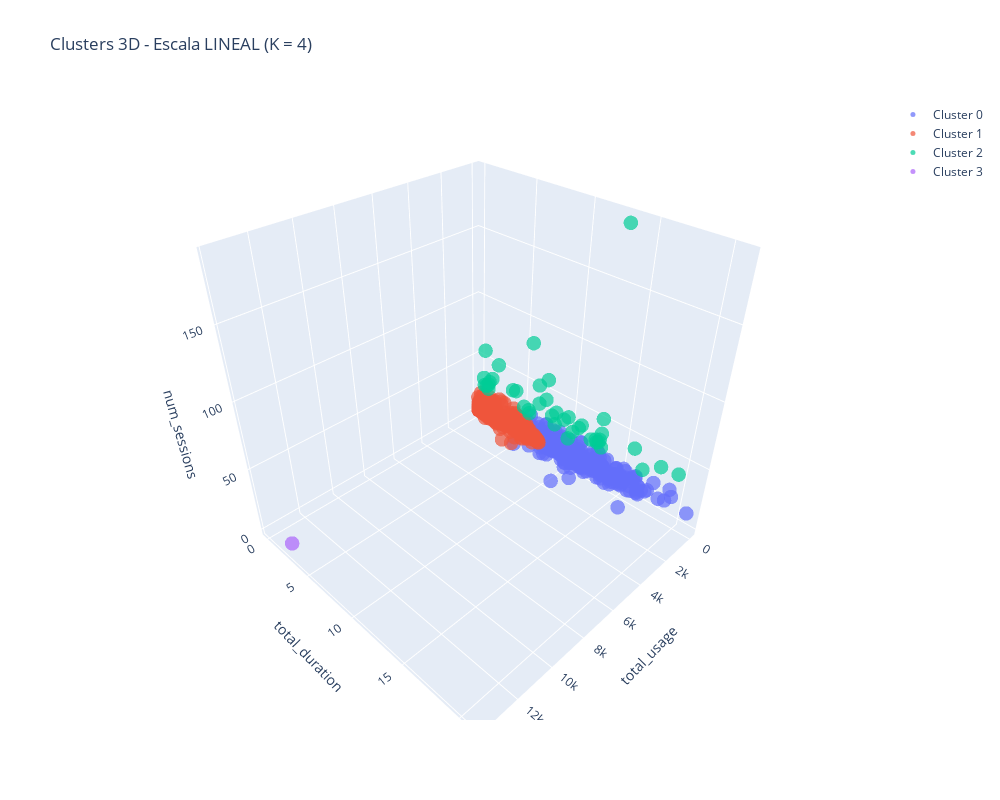
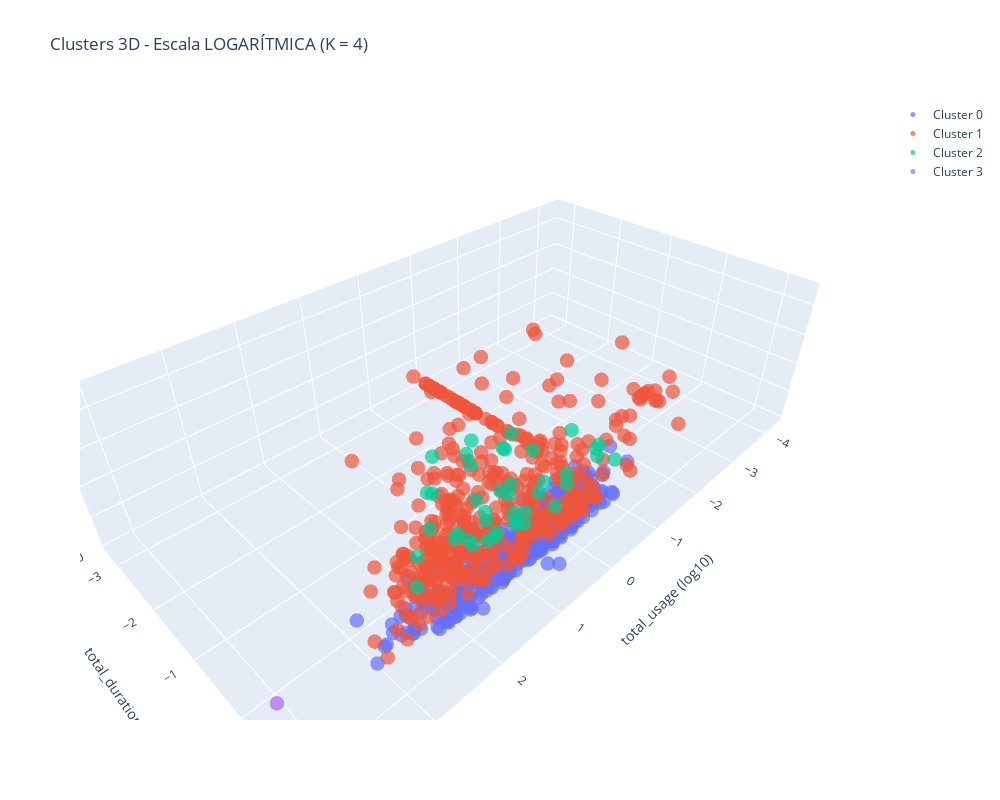

The code cell stored with these charts, in order, in its notebook:
### Markdown cell above
### Evaluación y optimización del número de clusters

### Code cell
# Aplicar función run_kmeans_optimized con el K recomendado
print("="*70)
print(f"CLUSTERING ÓPTIMO DE USUARIOS - K = {best_k_final}")
print("="*70)

# Ejecutar función con el K recomendado (considerando silueta Y distribución)
result_optimizado = run_kmeans(
    usuarios.copy(),
    k_clusters=best_k_final,
    features=['total_usage', 'total_duration', 'num_sessions'],
    graphic="3D"
)

print("\n✅ Clustering completado con K óptimo")
print(f"   K elegido: {best_k_final}")
print(f"   Razón: Silueta prácticamente idéntica a K=5 pero con menor cantidad de singletons")

### Figure 1 — Plotly figure (JSON) as saved in the notebook; plotly's stock layout.template omitted (floating-point values rounded to 4 significant figures; data arrays with more than 128 entries replaced by an {"elided": "..."} marker saying what was removed)
{"data": [{"hovertemplate": "<b>%{text}</b><br>total_usage: %{x:.2f}<br>total_duration: %{y:.2f}<br>num_sessions: %{z:.2f}<extra></extra>", "marker": {"opacity": 0.7, "size": 5}, "mode": "markers", "name": "Cluster 0", "text": {"elided": "396 str values"}, "type": "scatter3d", "x": {"elided": "396 float values"}, "y": {"elided": "396 float values"}, "z": {"elided": "396 int values"}}, {"hovertemplate": "<b>%{text}</b><br>total_usage: %{x:.2f}<br>total_duration: %{y:.2f}<br>num_sessions: %{z:.2f}<extra></extra>", "marker": {"opacity": 0.7, "size": 5}, "mode": "markers", "name": "Cluster 1", "text": {"elided": "444 str values"}, "type": "scatter3d", "x": {"elided": "444 float values"}, "y": {"elided": "444 float values"}, "z": {"elided": "444 int values"}}, {"hovertemplate": "<b>%{text}</b><br>total_usage: %{x:.2f}<br>total_duration: %{y:.2f}<br>num_sessions: %{z:.2f}<extra></extra>", "marker": {"opacity": 0.7, "size": 5}, "mode": "markers", "name": "Cluster 2", "text": ["Cluster 2", "Cluster 2", "Cluster 2", "Cluster 2", "Cluster 2", "Cluster 2", "Cluster 2", "Cluster 2", "Cluster 2", "Cluster 2", "Cluster 2", "Cluster 2", "Cluster 2", "Cluster 2", "Cluster 2", "Cluster 2", "Cluster 2", "Cluster 2", "Cluster 2", "Cluster 2", "Cluster 2", "Cluster 2", "Cluster 2", "Cluster 2", "Cluster 2", "Cluster 2", "Cluster 2", "Cluster 2", "Cluster 2", "Cluster 2", "Cluster 2", "Cluster 2", "Cluster 2", "Cluster 2", "Cluster 2", "Cluster 2", "Cluster 2", "Cluster 2", "Cluster 2", "Cluster 2", "Cluster 2"], "type": "scatter3d", "x": [6.255, 615.0, 105.7, 99.18, 26.75, 4.445, 29.72, 5.31, 20.6, 39.51, 45.83, 7.321, 9.297, 7.095, 29.28, 7.111, 1.245, 2.127, 56.63, 0.8556, 67.28, 1.003, 10.11, 26.56, 58.65, 78.62, 78.25, 32.8, 3.74, 150.0, 4.252, 55.69, 7.909, 0.7889, 111.6, 179.6, 14.87, 22.01, 20.3, 352.6, 38.44], "y": [8.204, 10.62, 10.44, 5.879, 10.91, 13.32, 13.13, 1.632, 7.682, 4.388, 6.912, 2.349, 16.87, 5.964, 12.13, 0.6469, 13.04, 0.9553, 1.264, 9.411, 1.269, 19.7, 0.7528, 6.826, 12.97, 12.73, 16.05, 18.31, 11.14, 13.2, 12.83, 8.679, 8.539, 9.837, 6.001, 4.218, 1.32, 7.572, 12.56, 5.711, 0.8606], "z": [33, 29, 30, 28, 35, 188, 29, 37, 61, 38, 38, 52, 29, 84, 31, 34, 40, 28, 27, 35, 31, 40, 28, 53, 35, 32, 43, 39, 38, 54, 32, 38, 27, 39, 26, 39, 33, 44, 33, 32, 59]}, {"hovertemplate": "<b>%{text}</b><br>total_usage: %{x:.2f}<br>total_duration: %{y:.2f}<br>num_sessions: %{z:.2f}<extra></extra>", "marker": {"opacity": 0.7, "size": 5}, "mode": "markers", "name": "Cluster 3", "text": ["Cluster 3"], "type": "scatter3d", "x": [13670.0], "y": [2.309], "z": [2]}], "layout": {"height": 800, "hovermode": "closest", "scene": {"xaxis": {"title": {"text": "total_usage"}}, "yaxis": {"title": {"text": "total_duration"}}, "zaxis": {"title": {"text": "num_sessions"}}}, "title": {"text": "Clusters 3D - Escala LINEAL (K = 4)"}, "width": 1000}}

### Figure 2 — Plotly figure (JSON) as saved in the notebook; plotly's stock layout.template omitted (floating-point values rounded to 4 significant figures; data arrays with more than 128 entries replaced by an {"elided": "..."} marker saying what was removed)
{"data": [{"hovertemplate": "<b>%{text}</b><br>total_usage (log): %{x:.2f}<br>total_duration (log): %{y:.2f}<br>num_sessions (log): %{z:.2f}<extra></extra>", "marker": {"opacity": 0.7, "size": 5}, "mode": "markers", "name": "Cluster 0", "text": {"elided": "396 str values"}, "type": "scatter3d", "x": {"elided": "396 float values"}, "y": {"elided": "396 float values"}, "z": {"elided": "396 float values"}}, {"hovertemplate": "<b>%{text}</b><br>total_usage (log): %{x:.2f}<br>total_duration (log): %{y:.2f}<br>num_sessions (log): %{z:.2f}<extra></extra>", "marker": {"opacity": 0.7, "size": 5}, "mode": "markers", "name": "Cluster 1", "text": {"elided": "444 str values"}, "type": "scatter3d", "x": {"elided": "444 float values"}, "y": {"elided": "444 float values"}, "z": {"elided": "444 float values"}}, {"hovertemplate": "<b>%{text}</b><br>total_usage (log): %{x:.2f}<br>total_duration (log): %{y:.2f}<br>num_sessions (log): %{z:.2f}<extra></extra>", "marker": {"opacity": 0.7, "size": 5}, "mode": "markers", "name": "Cluster 2", "text": ["Cluster 2", "Cluster 2", "Cluster 2", "Cluster 2", "Cluster 2", "Cluster 2", "Cluster 2", "Cluster 2", "Cluster 2", "Cluster 2", "Cluster 2", "Cluster 2", "Cluster 2", "Cluster 2", "Cluster 2", "Cluster 2", "Cluster 2", "Cluster 2", "Cluster 2", "Cluster 2", "Cluster 2", "Cluster 2", "Cluster 2", "Cluster 2", "Cluster 2", "Cluster 2", "Cluster 2", "Cluster 2", "Cluster 2", "Cluster 2", "Cluster 2", "Cluster 2", "Cluster 2", "Cluster 2", "Cluster 2", "Cluster 2", "Cluster 2", "Cluster 2", "Cluster 2", "Cluster 2", "Cluster 2"], "type": "scatter3d", "x": [0.7962, 2.789, 2.024, 1.996, 1.427, 0.6478, 1.473, 0.7251, 1.314, 1.597, 1.661, 0.8646, 0.9684, 0.851, 1.467, 0.8519, 0.09503, 0.3278, 1.753, -0.06773, 1.828, 0.001129, 1.005, 1.424, 1.768, 1.896, 1.894, 1.516, 0.5729, 2.176, 0.6286, 1.746, 0.8981, -0.103, 2.048, 2.254, 1.172, 1.343, 1.308, 2.547, 1.585], "y": [0.914, 1.026, 1.019, 0.7693, 1.038, 1.124, 1.118, 0.2126, 0.8855, 0.6423, 0.8396, 0.3708, 1.227, 0.7755, 1.084, -0.1891, 1.115, -0.01987, 0.1016, 0.9736, 0.1036, 1.295, -0.1233, 0.8342, 1.113, 1.105, 1.205, 1.263, 1.047, 1.121, 1.108, 0.9385, 0.9314, 0.9929, 0.7782, 0.6251, 0.1207, 0.8792, 1.099, 0.7567, -0.06522], "z": [1.519, 1.462, 1.477, 1.447, 1.544, 2.274, 1.462, 1.568, 1.785, 1.58, 1.58, 1.716, 1.462, 1.924, 1.491, 1.531, 1.602, 1.447, 1.431, 1.544, 1.491, 1.602, 1.447, 1.724, 1.544, 1.505, 1.633, 1.591, 1.58, 1.732, 1.505, 1.58, 1.431, 1.591, 1.415, 1.591, 1.519, 1.643, 1.519, 1.505, 1.771]}, {"hovertemplate": "<b>%{text}</b><br>total_usage (log): %{x:.2f}<br>total_duration (log): %{y:.2f}<br>num_sessions (log): %{z:.2f}<extra></extra>", "marker": {"opacity": 0.7, "size": 5}, "mode": "markers", "name": "Cluster 3", "text": ["Cluster 3"], "type": "scatter3d", "x": [4.136], "y": [0.3635], "z": [0.301]}], "layout": {"height": 800, "hovermode": "closest", "scene": {"xaxis": {"title": {"text": "total_usage (log10)"}}, "yaxis": {"title": {"text": "total_duration (log10)"}}, "zaxis": {"title": {"text": "num_sessions (log10)"}}}, "title": {"text": "Clusters 3D - Escala LOGARÍTMICA (K = 4)"}, "width": 1000}}
